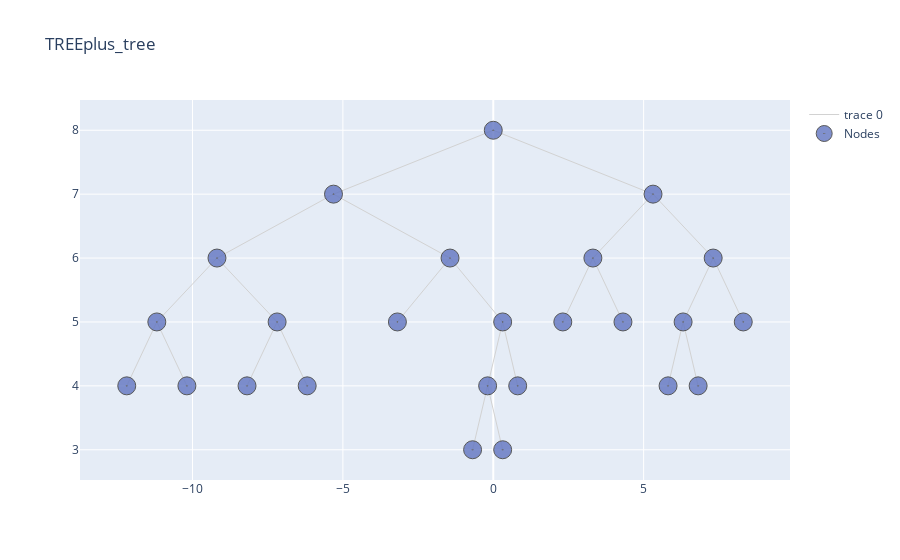

Notebook code for this chart:
### Code cell
import warnings
warnings.filterwarnings("ignore", category=FutureWarning) 

start = time.time()
tree.print_tree(table = True, html = False).style.hide()#_index() #print both the pruned and non pruned tree 
#tree.print_tree(table = False, html = False, visual_pruning = True)
#time.time() - start

### Figure 1 — Plotly figure (JSON) as saved in the notebook; plotly's stock layout.template omitted (floating-point values rounded to 4 significant figures)
{"data": [{"hoverinfo": "none", "line": {"color": "rgb(210,210,210)", "width": 1}, "mode": "lines", "type": "scatter", "x": [0, -5.312, null, 0, 5.312, null, -5.312, -9.188, null, -5.312, -1.438, null, 5.312, 3.312, null, 5.312, 7.312, null, -9.188, -11.19, null, -9.188, -7.188, null, -1.438, -3.188, null, -1.438, 0.3125, null, 3.312, 2.312, null, 3.312, 4.312, null, 7.312, 6.312, null, 7.312, 8.312, null, -11.19, -12.19, null, -11.19, -10.19, null, -7.188, -8.188, null, -7.188, -6.188, null, 0.3125, -0.1875, null, 0.3125, 0.8125, null, 6.312, 5.812, null, 6.312, 6.812, null, -0.1875, -0.6875, null, -0.1875, 0.3125, null], "y": [8, 7, null, 8, 7, null, 7, 6, null, 7, 6, null, 7, 6, null, 7, 6, null, 6, 5, null, 6, 5, null, 6, 5, null, 6, 5, null, 6, 5, null, 6, 5, null, 6, 5, null, 6, 5, null, 5, 4, null, 5, 4, null, 5, 4, null, 5, 4, null, 5, 4, null, 5, 4, null, 5, 4, null, 5, 4, null, 4, 3, null, 4, 3, null]}, {"hoverinfo": "text", "marker": {"color": "#6175c1", "line": {"color": "rgb(50,50,50)", "width": 1}, "size": 18, "symbol": "circle-dot"}, "mode": "markers", "name": "Nodes", "opacity": 0.8, "text": ["n16, None, Bin Value: 117.08, between_variance : 178191.08, Samples : 13", "n17, None, Bin Value: 135.64, between_variance : 257585.79, Samples : 14", "n18, None, Bin Value: 128.67, between_variance : 99330.67, Samples : 6", "n19, None, Bin Value: 109.02, between_variance : 665554.02, Samples : 56", "n10, None, Bin Value: 66.78, between_variance : 40133.44, Samples : 9", "n23, None, Bin Value: 88.0, between_variance : 147136.0, Samples : 19", "n44, None, Bin Value: 120.62, between_variance : 189124.92, Samples : 13", "n45, None, Bin Value: 98.47, between_variance : 310275.03, Samples : 32", "n12, None, Bin Value: 130.3, between_variance : 509342.7, Samples : 30", "n13, None, Bin Value: 149.79, between_variance : 628201.29, Samples : 28", "n15, None, Bin Value: 133.93, between_variance : 269072.07, Samples : 15", "n28, None, Bin Value: 114.83, between_variance : 474721.0, Samples : 36", "n29, None, Bin Value: 97.89, between_variance : 86240.11, Samples : 9", "n1, CompPrice>127.5, Bin Value: 115.78, between_variance : 3753078.18, Samples : 280", "n2, Sales>7.55, Bin Value: 106.73, between_variance : 1845333.95, Samples : 162", "n4, Age>53.5, Bin Value: 115.71, between_variance : 1191559.6, Samples : 89", "n8, Income>67.0, Bin Value: 126.7, between_variance : 433453.37, Samples : 27", "n9, Sales>2.76, Bin Value: 110.92, between_variance : 762792.4, Samples : 62", "n5, CompPrice>99.0, Bin Value: 95.78, between_variance : 669699.51, Samples : 73", "n11, Sales>10.63, Bin Value: 99.86, between_variance : 638201.27, Samples : 64", "n22, ShelveLoc in (b'Bad', b'Medium'), Bin Value: 104.87, between_variance : 494865.8, Samples : 45", "n3, Sales>7.56, Bin Value: 128.19, between_variance : 1939204.48, Samples : 118", "n6, CompPrice>135.5, Bin Value: 139.71, between_variance : 1132044.98, Samples : 58", "n7, CompPrice>146.5, Bin Value: 117.07, between_variance : 822276.27, Samples : 60", "n14, Sales>11.88, Bin Value: 111.44, between_variance : 558893.89, Samples : 45"], "type": "scatter", "x": [-12.19, -10.19, -8.188, -6.188, -3.188, 0.8125, -0.6875, 0.3125, 2.312, 4.312, 8.312, 5.812, 6.812, 0, -5.312, -9.188, -11.19, -7.188, -1.438, 0.3125, -0.1875, 5.312, 3.312, 7.312, 6.312], "y": [4, 4, 4, 4, 5, 4, 3, 3, 5, 5, 5, 4, 4, 8, 7, 6, 5, 5, 6, 5, 4, 7, 6, 6, 5]}], "layout": {"title": {"text": "TREEplus_tree"}}}
